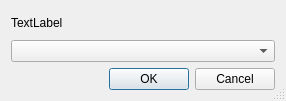
<?xml version="1.0" encoding="UTF-8"?>
<ui version="4.0">
 <class>dtchooseremaining</class>
 <widget class="QDialog" name="dtchooseremaining">
  <property name="geometry">
   <rect>
    <x>0</x>
    <y>0</y>
    <width>286</width>
    <height>101</height>
   </rect>
  </property>
  <property name="windowTitle">
   <string>Dialog</string>
  </property>
  <property name="sizeGripEnabled">
   <bool>true</bool>
  </property>
  <layout class="QVBoxLayout" name="verticalLayout">
   <item>
    <widget class="QLabel" name="label">
     <property name="text">
      <string>TextLabel</string>
     </property>
    </widget>
   </item>
   <item>
    <widget class="QComboBox" name="chooseId"/>
   </item>
   <item>
    <widget class="QDialogButtonBox" name="buttonBox">
     <property name="standardButtons">
      <set>QDialogButtonBox::Cancel|QDialogButtonBox::Ok</set>
     </property>
    </widget>
   </item>
  </layout>
 </widget>
 <resources/>
 <connections/>
</ui>
